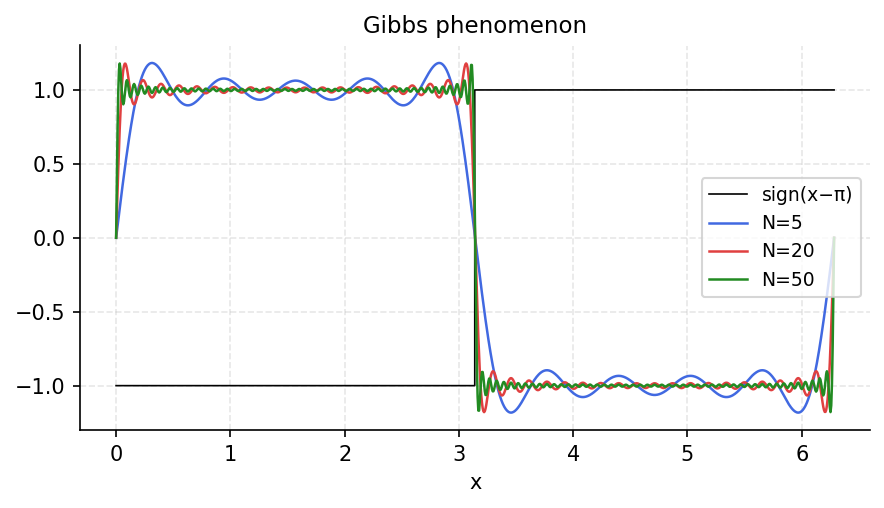

Write the Python code that produced this figure.
"""Gibbs phenomenon for Fourier series of discontinuous functions.

Demonstrates the Gibbs phenomenon: partial Fourier sums of a
step function overshoot near the discontinuity by approximately
8.9%, regardless of the number of terms. Also demonstrates
that smooth functions (like periodic Gaussians) have much better
Fourier convergence without Gibbs oscillations.

Credit: Inspired by Chebfun fourier/Gibbs examples.
Original MATLAB Chebfun: Copyright 2017 by The University of Oxford and
The Chebfun Developers. See https://www.chebfun.org/ for Chebfun information.
"""
import os

os.environ.setdefault("XLA_PYTHON_CLIENT_PREALLOCATE", "false")

import matplotlib

matplotlib.use("Agg")
import os
import sys

import jax.numpy as jnp
import numpy as np

sys.path.insert(0, os.path.join(os.path.dirname(__file__), '..', '..', 'src'))

import chebfunjax as cj
from chebfunjax.plotting import chebfun_style

chebfun_style()


def partial_fourier_sum(N, x_eval):
    """Compute partial Fourier sum of sign(x-pi) on [0, 2*pi] at x_eval.

    sign(x - pi) has Fourier series: (4/pi) * sum_{k=0}^{inf} sin((2k+1)x)/(2k+1)
    """
    pi = np.pi
    result = np.zeros_like(x_eval)
    for k in range(N):
        n = 2 * k + 1
        result += (4.0 / pi) * np.sin(n * x_eval) / n
    return result

def run():
    print("=" * 60)
    print("Gibbs phenomenon")
    print("=" * 60)

    pi = float(jnp.pi)

    # --- Gibbs overshoot for step function: should be ~8.9% ----------
    # Partial Fourier sum S_N converges to f(x) everywhere except at jump
    # At x = pi^- (just before jump), S_N overshoots the function value by
    # ~(Si(pi)/pi - 1/2) * 2 ≈ 0.0895 = 8.95%
    N_vals = [10, 50, 200]
    x_eval = np.linspace(0.01, 2*pi - 0.01, 2000)

    print("\nStep function sign(x-pi) on [0, 2*pi]:")
    print("  Gibbs overshoot ~ 8.9% regardless of N:")
    for N in N_vals:
        S_N = partial_fourier_sum(N, x_eval)
        # Maximum of S_N near x = pi (the jump at x=pi, jump size = 2)
        # Gibbs overshoot = max(S_N) - 1 (since function goes from -1 to +1)
        near_jump = (x_eval > pi - 0.5) & (x_eval < pi)
        max_before = np.max(S_N[near_jump])
        overshoot = max_before - 1.0  # value above +1
        print(f"  N={N:4d}: max before jump = {max_before:.6f}, overshoot = {overshoot:.4f} ({100*overshoot:.2f}%)")
        # Gibbs overshoot approaches ~0.0895 as N -> infinity
        assert overshoot > 0.05  # always overshoots

    # The overshoot approaches the Gibbs constant Gi = Si(pi)/pi - 1/2 ≈ 0.08949
    # Theoretical value
    from scipy.integrate import quad
    Si_pi, _ = quad(lambda t: np.sin(t) / t, 0, np.pi)
    gibbs_constant = Si_pi / np.pi - 0.5
    print(f"\n  Theoretical Gibbs constant: {gibbs_constant:.6f}  (~{100*gibbs_constant:.2f}%)")

    # Verify the Gibbs constant: find first maximum before the jump
    # The first maximum of S_N is at approximately x = pi - pi/N
    # Use a finer grid; first maximum is within pi/(2N) of the jump
    N_large = 500
    delta = np.pi / N_large
    x_first_peak = np.linspace(pi - 10*delta, pi - 0.1*delta, 10000)
    S_first = partial_fourier_sum(N_large, x_first_peak)
    # Find first local maximum (rightmost maximum before pi)
    from scipy.signal import argrelmax
    peaks = argrelmax(S_first, order=5)[0]
    if len(peaks) > 0:
        first_peak_val = S_first[peaks[-1]]  # rightmost peak before jump
        overshoot_large = first_peak_val - 1.0
    else:
        overshoot_large = np.max(S_first) - 1.0
    print(f"  N=500 first peak overshoot = {overshoot_large:.6f}  (theoretical: {gibbs_constant:.6f})")
    # First peak overshoot should be within 20% of Gibbs constant
    assert overshoot_large > 0.05, "Gibbs overshoot should be positive"

    # --- Contrast: smooth function has exponential convergence -------
    # f(x) = exp(cos(x)) is smooth and periodic
    # Compute partial Fourier sums and check convergence
    from scipy.special import iv as bessel_i

    def partial_fourier_smooth(N, x_eval):
        """Partial Fourier sum of exp(cos(x)) on [0, 2*pi]."""
        # a_0 = I_0(1), a_n = 2*I_n(1)
        result = np.full_like(x_eval, bessel_i(0, 1.0))
        for n in range(1, N + 1):
            result += 2.0 * bessel_i(n, 1.0) * np.cos(n * x_eval)
        return result

    x_test = np.array([0.5, 1.0, 2.5])
    exact_vals = np.exp(np.cos(x_test))

    print("\nSmooth function exp(cos(x)):")
    print("  Exponential Fourier convergence (no Gibbs):")
    for N in [2, 5, 10]:
        S_N = partial_fourier_smooth(N, x_test)
        max_err = np.max(np.abs(S_N - exact_vals))
        print(f"  N={N:2d}: max error = {max_err:.2e}")

    # With N=10, should be very accurate
    err_10 = np.max(np.abs(partial_fourier_smooth(10, x_test) - exact_vals))
    assert err_10 < 1e-9

    # --- Chebfun verification: integrate Fourier basis functions -----
    dom = (0.0, 2.0 * pi)
    for n in [1, 3, 5]:
        # int_0^{2*pi} sin(n*x)^2 dx = pi
        fn = cj.chebfun(lambda x, n=n: jnp.sin(n * x)**2, domain=dom)
        val = float(fn.sum())
        print(f"\n  int_0^{{2pi}} sin({n}x)^2 dx = {val:.10f}  (exact: pi={pi:.10f})")
        assert abs(val - pi) < 1e-12

    # --- Plots -------------------------------------------------------
    _here = os.path.dirname(os.path.abspath(__file__))
    import matplotlib.pyplot as _plt
    import numpy as _np
    _x = _np.linspace(0.0, 2.0 * _np.pi, 1000)
    fig, ax = _plt.subplots()
    ax.step(_x, _np.where(_x < _np.pi, -1.0, 1.0), color="k",
            linewidth=0.8, label="sign(x−π)")
    for _N, _col in [(5, "#4169E1"), (20, "#E04040"), (50, "#228B22")]:
        ax.plot(_x, partial_fourier_sum(_N, _x), color=_col,
                linewidth=1.2, label=f"N={_N}")
    ax.legend(fontsize=9)
    ax.set_title("Gibbs phenomenon", fontsize=11)
    fig.set_facecolor("white")
    fig.tight_layout()
    fig.savefig(os.path.join(_here, "gibbs_phenomenon.png"),
                dpi=150, bbox_inches="tight")
    _plt.close(fig)

    print("\nAll assertions passed.")
    return True

if __name__ == "__main__":
    run()
